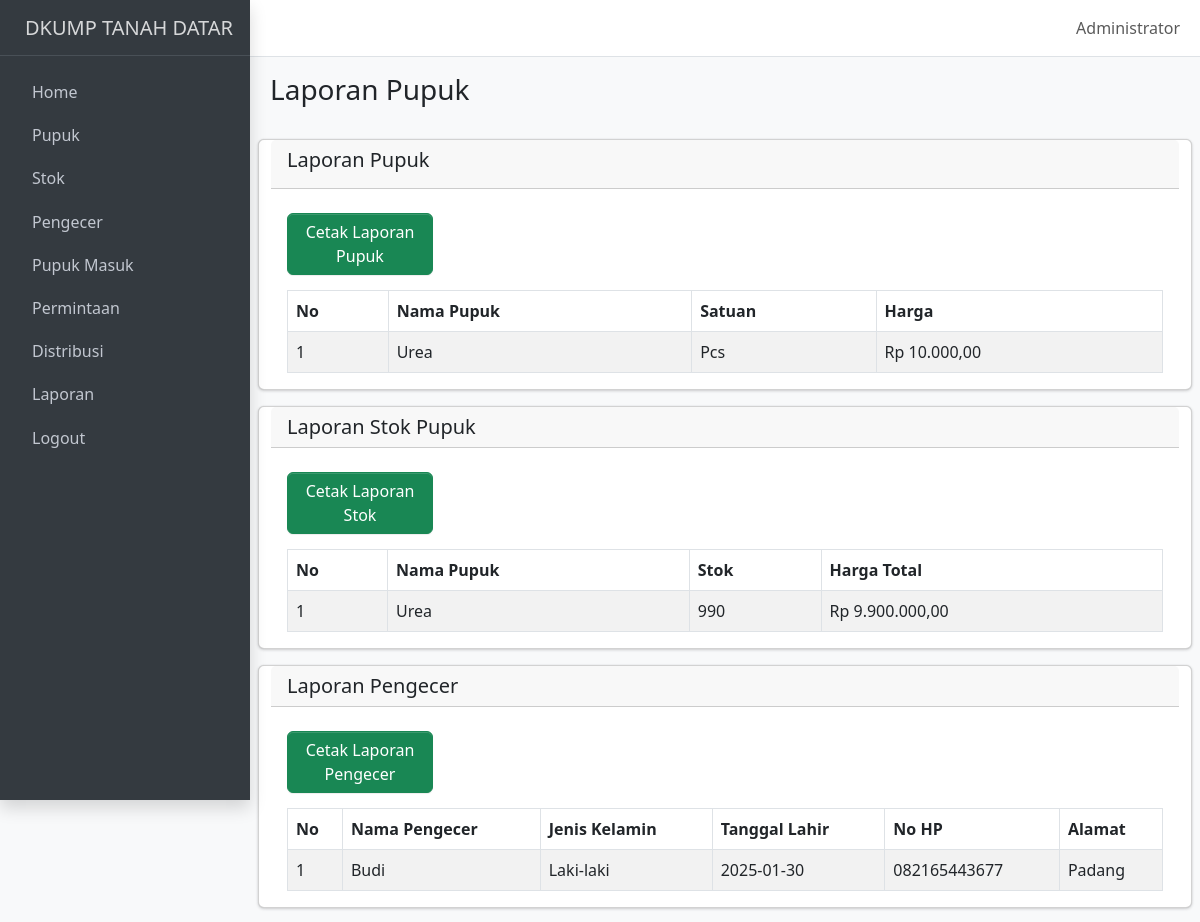
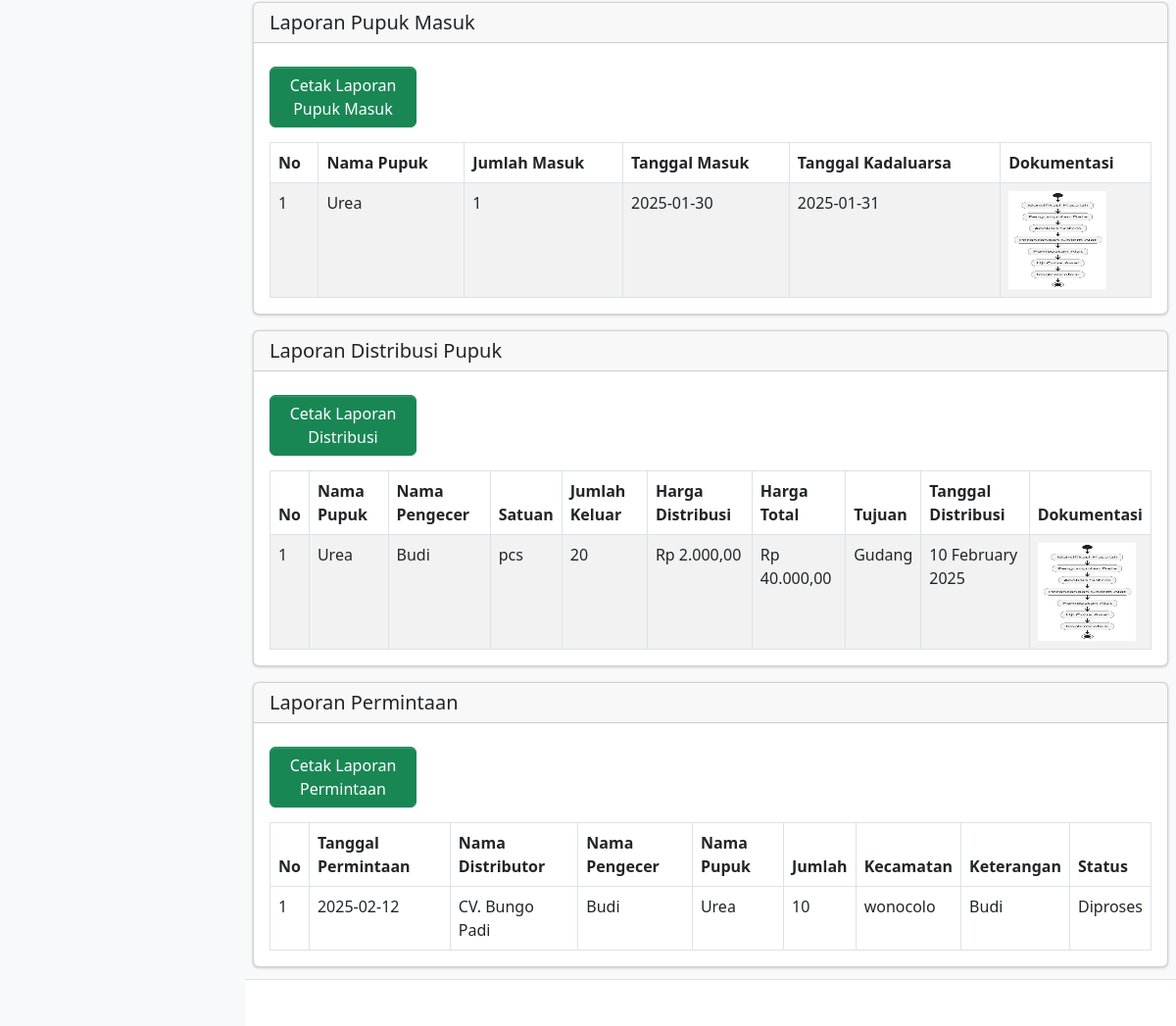
The app's page /laporan.php (signed in) with its own data (2 pictures, top to bottom).
### tables this page shows
CREATE TABLE `pupuk` (
  `id_pupuk` int NOT NULL,
  `nama_pupuk` varchar(255) NOT NULL,
  `satuan` varchar(50) NOT NULL,
  `harga` decimal(15,2) NOT NULL
);

CREATE TABLE `stok` (
  `id_stok` int NOT NULL,
  `id_pupuk` int NOT NULL,
  `stok` int NOT NULL,
  `harga_total` decimal(15,2) NOT NULL
);

CREATE TABLE `pengecer` (
  `id_pengecer` int NOT NULL,
  `nama_pengecer` varchar(255) NOT NULL,
  `jenis_kelamin` enum('Laki-laki','Perempuan') NOT NULL,
  `tanggal_lahir` date NOT NULL,
  `no_hp` varchar(20) NOT NULL,
  `alamat` text NOT NULL
);

CREATE TABLE `pupuk_masuk` (
  `id_pupuk_masuk` int NOT NULL,
  `id_pupuk` int NOT NULL,
  `jumlah_masuk` int NOT NULL,
  `tanggal_masuk` date NOT NULL,
  `tanggal_kadaluarsa` date NOT NULL,
  `dokumentasi` varchar(255) DEFAULT NULL
);

CREATE TABLE `distribusi` (
  `id_distribusi` int NOT NULL,
  `id_pupuk` int NOT NULL,
  `id_pengecer` int NOT NULL,
  `satuan` varchar(50) NOT NULL,
  `tujuan` text NOT NULL,
  `kecamatan` varchar(255) NOT NULL,
  `harga_distribusi` decimal(15,2) NOT NULL,
  `harga_total` decimal(15,2) NOT NULL,
  `jumlah_keluar` int NOT NULL,
  `tanggal_distribusi` varchar(50) NOT NULL,
  `dokumentasi` varchar(255) DEFAULT NULL
);

CREATE TABLE `permintaan` (
  `id_permintaan` int NOT NULL,
  `tanggal_permintaan` date NOT NULL,
  `nama_distributor` varchar(255) NOT NULL,
  `id_pupuk` int NOT NULL,
  `id_pengecer` int NOT NULL,
  `jumlah` int NOT NULL,
  `kecamatan` varchar(255) NOT NULL,
  `dokumentasi` varchar(255) DEFAULT NULL,
  `keterangan` text,
  `status` enum('Pending','Diproses','Selesai','Ditolak') NOT NULL DEFAULT 'Pending'
);

### laporan.php (the view, shortened to what the rows shown need)
<?php include 'template/header.php'; ?>
<body class="layout-fixed sidebar-expand-lg bg-body-tertiary">
    <div class="app-wrapper">
        <main class="app-main">
            <div class="app-content">
                <div class="container-fluid">
                    <div class="row">
                        <div class="card mt-3">
                            <div class="card-body">
                                <?php
                                include 'koneksi.php';
                                $query = "SELECT * FROM pupuk";
                                $result = $koneksi->query($query);
                                if ($result === false) {
                                    echo "<p class='text-center text-danger'>Terjadi kesalahan: " . $koneksi->error . "</p>";
                                } elseif ($result->num_rows > 0) {
                                    echo "<table class='table table-bordered table-striped'>";
                                    echo "<thead class='bg-primary text-white'>
                                            <tr>
                                                <th>No</th>
                                                <th>Nama Pupuk</th>
                                                <th>Satuan</th>
                                                <th>Harga</th>
                                            </tr>
                                          </thead>";
                                    echo "<tbody>";
                                    $no = 1;
                                    while ($row = $result->fetch_assoc()) {
                                        echo "<tr>
                                                <td>{$no}</td>
                                                <td>{$row['nama_pupuk']}</td>
                                                <td>{$row['satuan']}</td>
                                                <td>Rp " . number_format($row['harga'], 2, ',', '.') . "</td>
                                              </tr>";
                                        $no++;
                                    }
                                    echo "</tbody></table>";
                                } else {
                                    echo "<p class='text-center'>Tidak ada data pupuk.</p>";
                                }
                                ?>
                            </div>
                        </div>
                        <div class="card mt-3">
                            <div class="card-body">
                                <?php
                                include 'koneksi.php';
                                $query = "SELECT stok.id_stok, pupuk.nama_pupuk, stok.stok, stok.harga_total
                                          FROM stok
                                          JOIN pupuk ON stok.id_pupuk = pupuk.id_pupuk";
                                $result = $koneksi->query($query);
                                if ($result === false) {
                                    echo "<p class='text-center text-danger'>Terjadi kesalahan: " . $koneksi->error . "</p>";
                                } elseif ($result->num_rows > 0) {
                                    echo "<table class='table table-bordered table-striped'>";
                                    echo "<thead class='bg-primary text-white'>
                                            <tr>
                                                <th>No</th>
                                                <th>Nama Pupuk</th>
                                                <th>Stok</th>
                                                <th>Harga Total</th>
                                            </tr>
                                          </thead>";
                                    echo "<tbody>";
                                    $no = 1;
                                    while ($row = $result->fetch_assoc()) {
                                        echo "<tr>
                                                <td>{$no}</td>
                                                <td>{$row['nama_pupuk']}</td>
                                                <td>{$row['stok']}</td>
                                                <td>Rp " . number_format($row['harga_total'], 2, ',', '.') . "</td>
                                              </tr>";
                                        $no++;
                                    }
                                    echo "</tbody></table>";
                                } else {
                                    echo "<p class='text-center'>Tidak ada data stok.</p>";
                                }
                                ?>
                            </div>
                        </div>
                        <div class="card mt-3">
                            <div class="card-body">
                                <?php
                                include 'koneksi.php';
                                $query = "SELECT id_pengecer, nama_pengecer, jenis_kelamin, tanggal_lahir, no_hp, alamat FROM pengecer";
                                $result = $koneksi->query($query);
                                if ($result === false) {
                                    echo "<p class='text-center text-danger'>Terjadi kesalahan: " . $koneksi->error . "</p>";
                                } elseif ($result->num_rows > 0) {
                                    echo "<table class='table table-bordered table-striped'>";
                                    echo "<thead class='bg-primary text-white'>
                    <tr>
                        <th>No</th>
                        <th>Nama Pengecer</th>
                        <th>Jenis Kelamin</th>
                        <th>Tanggal Lahir</th>
                        <th>No HP</th>
                        <th>Alamat</th>
                    </tr>
                  </thead>";
                                    echo "<tbody>";
                                    $no = 1;
                                    while ($row = $result->fetch_assoc()) {
                                        echo "<tr>
                        <td>{$no}</td>
                        <td>{$row['nama_pengecer']}</td>
                        <td>{$row['jenis_kelamin']}</td>
                        <td>{$row['tanggal_lahir']}</td>
                        <td>{$row['no_hp']}</td>
                        <td>{$row['alamat']}</td>
                      </tr>";
                                        $no++;
                                    }
                                    echo "</tbody></table>";
                                } else {
                                    echo "<p class='text-center'>Tidak ada data pengecer.</p>";
                                }
                                ?>
                            </div>
                        </div>
                    </div>
                </div>
                <div class="card mt-3">
                    <div class="card-body">
                        <?php
                        include 'koneksi.php';
                        $query = "SELECT pupuk_masuk.id_pupuk_masuk, pupuk.nama_pupuk, pupuk_masuk.jumlah_masuk,
                         pupuk_masuk.tanggal_masuk, pupuk_masuk.tanggal_kadaluarsa, pupuk_masuk.dokumentasi
                  FROM pupuk_masuk
                  JOIN pupuk ON pupuk_masuk.id_pupuk = pupuk.id_pupuk";
                        $result = $koneksi->query($query);
                        if ($result === false) {
                            echo "<p class='text-center text-danger'>Terjadi kesalahan: " . $koneksi->error . "</p>";
                        } elseif ($result->num_rows > 0) {
                            echo "<table class='table table-bordered table-striped'>";
                            echo "<thead class='bg-primary text-white'>
                    <tr>
                        <th>No</th>
                        <th>Nama Pupuk</th>
                        <th>Jumlah Masuk</th>
                        <th>Tanggal Masuk</th>
                        <th>Tanggal Kadaluarsa</th>
                        <th>Dokumentasi</th>
                    </tr>
                  </thead>";
                            echo "<tbody>";
                            $no = 1;
                            while ($row = $result->fetch_assoc()) {
                                echo "<tr>
                        <td>{$no}</td>
                        <td>{$row['nama_pupuk']}</td>
                        <td>{$row['jumlah_masuk']}</td>
                        <td>{$row['tanggal_masuk']}</td>
                        <td>{$row['tanggal_kadaluarsa']}</td>
                        <td><img src='uploads/{$row['dokumentasi']}' width='100' height='100' alt='Dokumentasi'></td>
                      </tr>";
                                $no++;
                            }
                            echo "</tbody></table>";
                        } else {
                            echo "<p class='text-center'>Tidak ada data pupuk masuk.</p>";
                        }
                        ?>
                    </div>
                </div>
                <div class="card mt-3">
                    <div class="card-body">
                        <?php
                        include 'koneksi.php';
                        $query = "SELECT distribusi.id_distribusi, pupuk.nama_pupuk, pengecer.nama_pengecer, distribusi.satuan,
                         distribusi.jumlah_keluar, distribusi.harga_distribusi, distribusi.harga_total,
                         distribusi.tujuan, distribusi.tanggal_distribusi, distribusi.dokumentasi
                  FROM distribusi
                  JOIN pupuk ON distribusi.id_pupuk = pupuk.id_pupuk
                  JOIN pengecer ON distribusi.id_pengecer = pengecer.id_pengecer";
                        $result = $koneksi->query($query);
                        if ($result === false) {
                            echo "<p class='text-center text-danger'>Terjadi kesalahan: " . $koneksi->error . "</p>";
                        } elseif ($result->num_rows > 0) {
                            echo "<table class='table table-bordered table-striped'>";
                            echo "<thead class='bg-primary text-white'>
                    <tr>
                        <th>No</th>
                        <th>Nama Pupuk</th>
                        <th>Nama Pengecer</th>
                        <th>Satuan</th>
                        <th>Jumlah Keluar</th>
                        <th>Harga Distribusi</th>
                        <th>Harga Total</th>
                        <th>Tujuan</th>
                        <th>Tanggal Distribusi</th>
                        <th>Dokumentasi</th>
                    </tr>
                  </thead>";
                            echo "<tbody>";
                            $no = 1;
                            while ($row = $result->fetch_assoc()) {
                                echo "<tr>
                        <td>{$no}</td>
                        <td>{$row['nama_pupuk']}</td>
                        <td>{$row['nama_pengecer']}</td>
                        <td>{$row['satuan']}</td>
                        <td>{$row['jumlah_keluar']}</td>
                        <td>Rp " . number_format($row['harga_distribusi'], 2, ',', '.') . "</td>
                        <td>Rp " . number_format($row['harga_total'], 2, ',', '.') . "</td>
                        <td>{$row['tujuan']}</td>
                        <td>{$row['tanggal_distribusi']}</td>
                        <td>";
                                if (!empty($row['dokumentasi']) && file_exists('uploads/' . $row['dokumentasi'])) {
                                    echo "<img src='uploads/{$row['dokumentasi']}' width='100' height='100' alt='Dokumentasi'>";
                                } else {
                                    echo "Tidak ada dokumentasi";
                                }
                                echo "</td></tr>";
                                $no++;
                            }
                            echo "</tbody></table>";
                        } else {
                            echo "<p class='text-center'>Tidak ada data distribusi.</p>";
                        }
                        ?>
                    </div>
                </div>
                <div class="card mt-3">
                    <div class="card-body">
                        <?php
                        include 'koneksi.php';
                        $query = "SELECT permintaan.*, pengecer.nama_pengecer, pupuk.nama_pupuk
                  FROM permintaan
                  JOIN pengecer ON permintaan.id_pengecer = pengecer.id_pengecer
                  JOIN pupuk ON permintaan.id_pupuk = pupuk.id_pupuk";
                        $result = $koneksi->query($query);
                        $no = 1;
                        if ($result->num_rows > 0) {
                            echo "<table class='table table-bordered'>";
                            echo "<thead>
                <tr>
                    <th>No</th>
                    <th>Tanggal Permintaan</th>
                    <th>Nama Distributor</th>
                    <th>Nama Pengecer</th>
                    <th>Nama Pupuk</th>
                    <th>Jumlah</th>
                    <th>Kecamatan</th>
                    <th>Keterangan</th>
                    <th>Status</th>
                </tr>
            </thead>";
                            echo "<tbody>";
                            while ($row = $result->fetch_assoc()) {
                                echo "<tr>
                    <td>{$no}</td>
                    <td>{$row['tanggal_permintaan']}</td>
                    <td>{$row['nama_distributor']}</td>
                    <td>{$row['nama_pengecer']}</td>
                    <td>{$row['nama_pupuk']}</td>
                    <td>{$row['jumlah']}</td>
                    <td>{$row['kecamatan']}</td>
                    <td>{$row['keterangan']}</td>
                    <td>{$row['status']}</td>
                </tr>";
                                $no++;
                            }
                            echo "</tbody></table>";
                        } else {
                            echo "<p class='text-center'>Tidak ada data.</p>";
                        }
                        ?>
                    </div>
                </div>
            </div>
        </main>
    </div>
</body>
</html>

### records on screen
pupuk: nama_pupuk "Urea", satuan "Pcs", harga "10.000,00"
stok: id_pupuk.nama_pupuk "Urea", stok "990", harga_total "9.900.000,00"
pengecer: nama_pengecer "Budi", jenis_kelamin "Laki-laki", tanggal_lahir "2025-01-30", no_hp "082165443677", alamat "Padang"
pupuk_masuk: id_pupuk.nama_pupuk "Urea", jumlah_masuk "1", tanggal_masuk "2025-01-30", tanggal_kadaluarsa "2025-01-31", dokumentasi (picture)
distribusi: id_pupuk.nama_pupuk "Urea", id_pengecer.nama_pengecer "Budi", satuan "pcs", jumlah_keluar "20", harga_distribusi "2.000,00", harga_total "40.000,00", tujuan "Gudang", tanggal_distribusi "10 February 2025", dokumentasi (picture)
permintaan: tanggal_permintaan "2025-02-12", nama_distributor "CV. Bungo Padi", id_pengecer.nama_pengecer "Budi", id_pupuk.nama_pupuk "Urea", jumlah "10", kecamatan "wonocolo", keterangan "Budi", status "Diproses"

### other values on screen
$_SESSION['nama_lengkap'] "Administrator"
